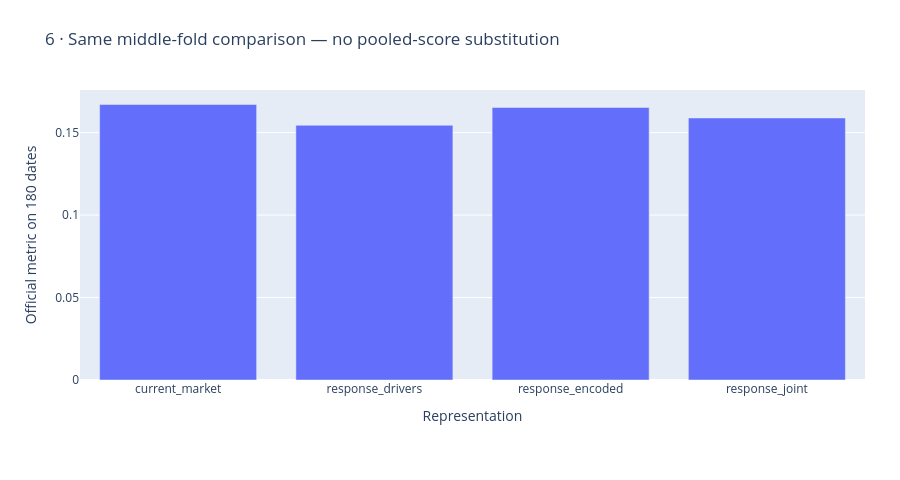

The notebook cell saved with this chart:
### Markdown cell above
## Compare the same180dates

Do not compare these scores directly to the pooled535-date result or the competition leaderboard.

### Code cell
figures[5].show()

### Figure 1 — Plotly figure (JSON) as saved in the notebook; plotly's stock layout.template omitted (floating-point values rounded to 4 significant figures)
{"data": [{"type": "bar", "x": ["current_market", "response_drivers", "response_encoded", "response_joint"], "y": [0.167, 0.1544, 0.1652, 0.1589]}], "layout": {"height": 480, "legend": {"orientation": "h", "y": -0.3}, "margin": {"b": 100, "l": 80, "r": 35, "t": 90}, "title": {"text": "6 · Same middle-fold comparison — no pooled-score substitution"}, "xaxis": {"title": {"text": "Representation"}}, "yaxis": {"title": {"text": "Official metric on 180 dates"}}}}
